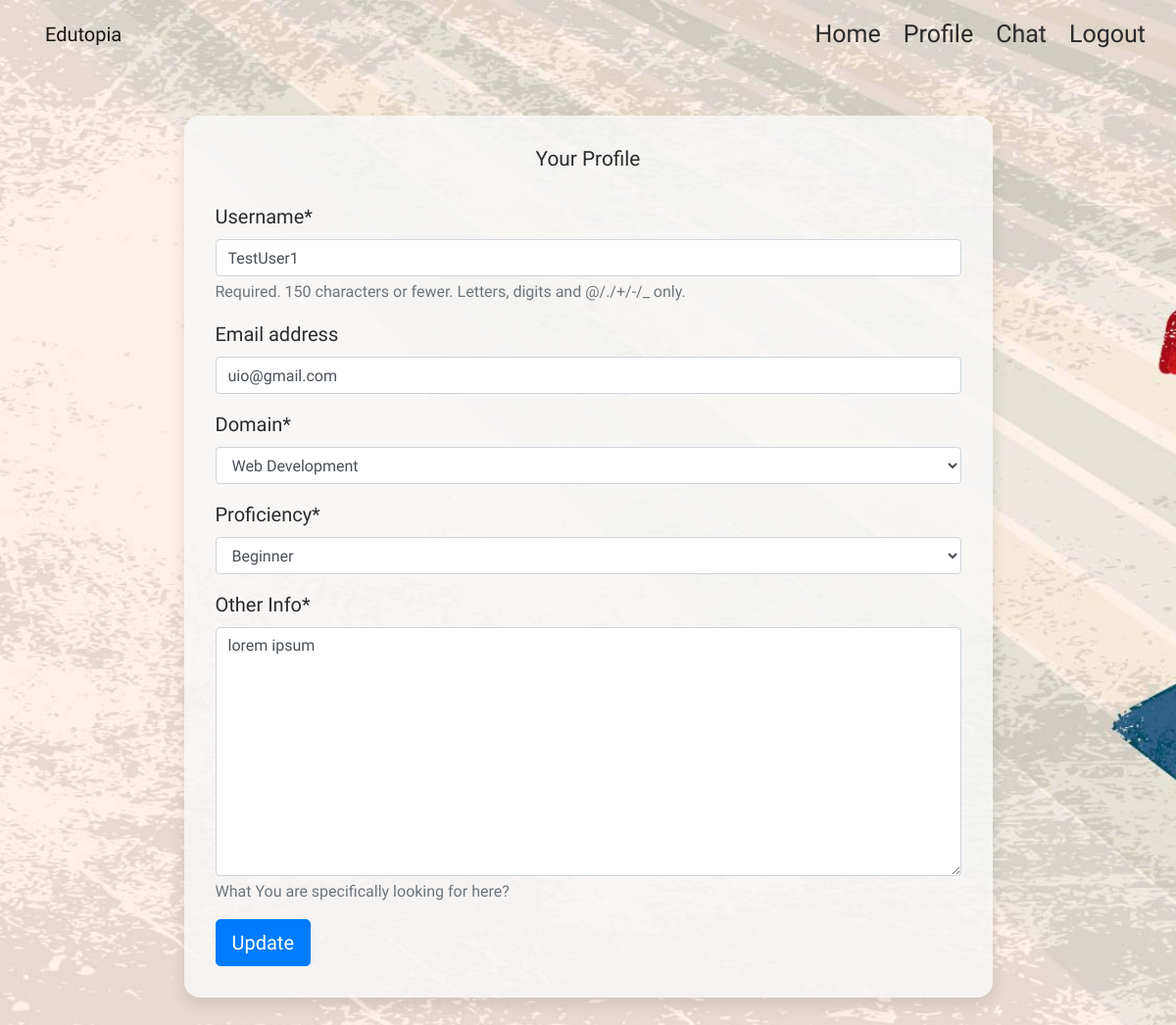
/UpdateProfile/ (signed in), run on the app's committed database.
### app/models.py (models this page shows, shortened)
class User(AbstractUser):
    is_student = models.BooleanField("student status", default=False)
    is_mentor = models.BooleanField("mentor status", default=False)
    lat = models.DecimalField(max_digits=9, decimal_places=6, blank=True, null=True)
    lng = models.DecimalField(max_digits=9, decimal_places=6, blank=True, null=True)

class Student(models.Model):
    level = (
        ("Beginner", "Beginner"),
        ("Intermediate", "Intermediate"),
        ("Expert", "Expert"),
    )
    user = models.OneToOneField(User, on_delete=models.CASCADE, primary_key=True)
    domain = models.ForeignKey(
        Domain, on_delete=models.CASCADE, related_name="studentsof"
    )
    proficiency = models.CharField(max_length=20, choices=level, default="Beginner")
    OtherInfo = models.TextField(
        max_length=200,
        help_text="What You are specifically looking for here?",
        null=True,
    )

### app/views.py (the view, shortened to what this page needs)
# urls.py: path(r"UpdateProfile/", views.UpdateProfile, name="UpdateProfile"),
@login_required
def UpdateProfile(request):
    if request.method == "GET":
        if request.user.is_student:
            userform = UserUpdateForm(instance=request.user)
            fieldform = StudentFieldForm(instance=request.user.student)
        else:
            userform = UserUpdateForm(instance=request.user)
            fieldform = MentorFieldForm(instance=request.user.mentor)
        context = {"userform": userform, "fieldform": fieldform}
    return render(request, "app/updateprofile.html", context=context)

### app/forms.py
class UserUpdateForm(forms.ModelForm):
    class Meta:
        fields = ["username", "email"]
        model = User

class StudentFieldForm(forms.ModelForm):
    class Meta:
        fields = ["domain", "proficiency", "OtherInfo"]
        model = Student
        labels = {"OtherInfo": "Other Info"}

### app/models.py (called while the page is built)
    def __str__(self):
        return self.name

### templates/app/updateprofile.html (shortened to what this page needs)
{% extends 'app/layout.html' %}
{% load static %}
{% block head %}
<link rel="stylesheet" href="{% static 'app/rs.css'%}">
{% endblock head %}
{% load crispy_forms_tags %}
{% block body %}
<div class="container">
    <div class="row">
        <div class="col-lg-9 mx-auto">
            <div class="card card-signin my-5">
                <div class="card-body">
                    <h5 class="card-title text-center">Your Profile</h5>
                    <form method="POST">
                        {{ userform|crispy }}
                        {{ fieldform|crispy }}
                        <button class="btn btn-lg btn-primary" type="submit">Update</button>
                    </form>
                </div>
            </div>
        </div>
    </div>
</div>
{% endblock body %}

### static/app/rs.css (style rules this page uses)
body { background-size: cover; background-image: url('career.jpg'); font-family: 'Righteous',cursive; font-size: 25px; background-attachment: fixed; background-repeat: no-repeat; }
.container { font-size: 20px; }
.card { color: #2b2b2b; background:#f8f8f8d3; }
:root { --input-padding-x: 1.5rem; --input-padding-y: .75rem; }
.card-signin { border: 0; border-radius: 1rem; box-shadow: 0 0.5rem 1rem 0 rgba(0, 0, 0, 0.1); }
.card-signin .card-title { margin-bottom: 2rem; font-weight: 300; font-size: 1.3rem; }
.card-signin .card-body { padding: 2rem; }

### data on the page
User: username "TestUser1", email "uio@gmail.com"
Student: domain "Web Development", proficiency "Beginner", OtherInfo "lorem ipsum"
